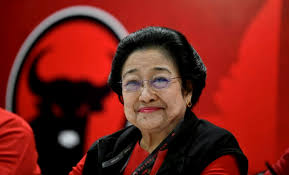
#> input picture download (1).jpeg, 289 x 175 px, found by its file name
$ python robert.py
#> lines starting #> are read from the running program, lines starting #| are printed output that depends on the picture
import imageio.v3 as iio
import numpy as np
import matplotlib.pyplot as plt

# Fungsi untuk deteksi tepi menggunakan operator Robert
def roberts_edge_detection(image):
    kernel_x = np.array([[1, 0], [0, -1]])
    kernel_y = np.array([[0, 1], [-1, 0]])

    gx = np.zeros_like(image, dtype=float)
    gy = np.zeros_like(image, dtype=float)

    for i in range(image.shape[0] - 1):
        for j in range(image.shape[1] - 1):
            gx[i, j] = np.sum(image[i:i+2, j:j+2] * kernel_x)
            gy[i, j] = np.sum(image[i:i+2, j:j+2] * kernel_y)

    return np.sqrt(gx**2 + gy**2)

# Fungsi untuk deteksi tepi menggunakan operator Sobel
def sobel_edge_detection(image):
    kernel_x = np.array([[-1, 0, 1], [-2, 0, 2], [-1, 0, 1]])
    kernel_y = np.array([[1, 2, 1], [0, 0, 0], [-1, -2, -1]])

    gx = np.zeros_like(image, dtype=float)
    gy = np.zeros_like(image, dtype=float)

    for i in range(1, image.shape[0] - 1):
        for j in range(1, image.shape[1] - 1):
            gx[i, j] = np.sum(image[i-1:i+2, j-1:j+2] * kernel_x)
            gy[i, j] = np.sum(image[i-1:i+2, j-1:j+2] * kernel_y)

    return np.sqrt(gx**2 + gy**2)

# Baca gambar dalam grayscale
image = iio.imread("C:\\Users\\hp\Documents\\SMESTER 5\\Pengolahan Citra Digital\\pcd9\download (1).jpeg", mode='F')
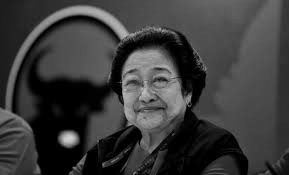
#> image: shape (175, 289) float32; min 0, max 205.9, mean 59.6

# Normalize image
image = image / np.max(image)  # Normalisasi untuk memastikan nilai antara 0-1
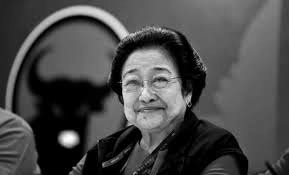
#> image: shape (175, 289) float32; min 0, max 1, mean 0.289

# Deteksi tepi menggunakan Robert dan Sobel
edges_roberts = roberts_edge_detection(image)
#> after the loop in roberts_edge_detection, `for i in range(image.shape[0] - 1):`:
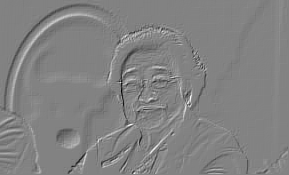
#> gx: shape (175, 289) float64; min -0.657, max 0.629, mean 0.00123; drawn with min black and max white
#> after the loop in roberts_edge_detection, `for i in range(image.shape[0] - 1):`:
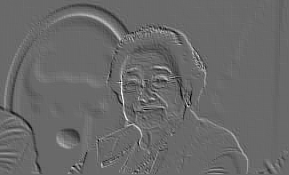
#> gy: shape (175, 289) float64; min -0.472, max 0.67, mean 0.00128; drawn with min black and max white
edges_sobel = sobel_edge_detection(image)
#> after the loop in sobel_edge_detection, `for i in range(1, image.shape[0] - 1):`:
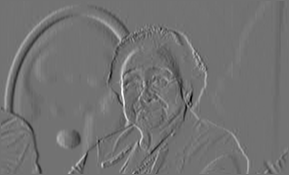
#> gx: shape (175, 289) float64; min -2.74, max 3.35, mean 0.000268; drawn with min black and max white
#> after the loop in sobel_edge_detection, `for i in range(1, image.shape[0] - 1):`:
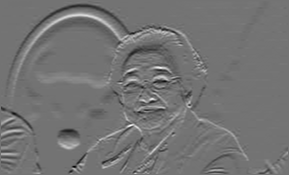
#> gy: shape (175, 289) float64; min -2.2, max 2.66, mean 0.0097; drawn with min black and max white
#> in sobel_edge_detection, `return np.sqrt(gx**2 + gy**2)`:
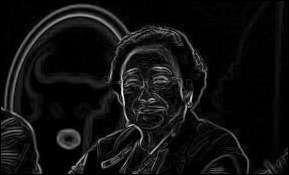
#> returned value: shape (175, 289) float64; min 0, max 3.4, mean 0.221; drawn with min black and max white

# Visualisasi hasil
plt.figure(figsize=(12, 6))

plt.subplot(1, 3, 1)
plt.imshow(image, cmap='gray')
plt.title('Original Image')
plt.axis('off')

plt.subplot(1, 3, 2)
plt.imshow(edges_roberts, cmap='gray')
plt.title('Edges (Roberts)')
plt.axis('off')

plt.subplot(1, 3, 3)
plt.imshow(edges_sobel, cmap='gray')
plt.title('Edges (Sobel)')
plt.axis('off')

plt.tight_layout()
plt.show()
